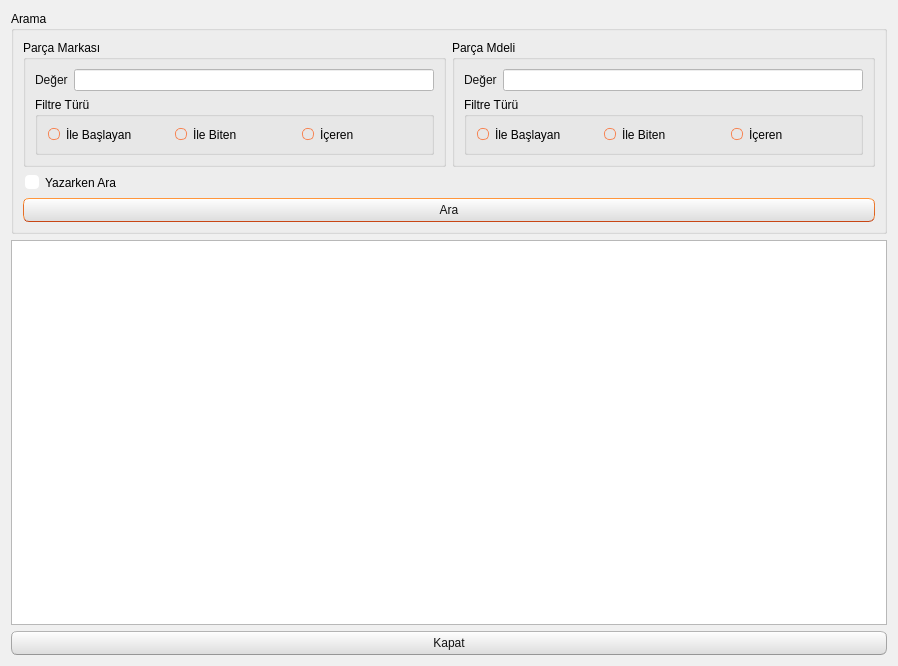
<?xml version="1.0" encoding="UTF-8"?>
<ui version="4.0">
 <class>TKNTumParcaListesi</class>
 <widget class="QDialog" name="TKNTumParcaListesi">
  <property name="geometry">
   <rect>
    <x>0</x>
    <y>0</y>
    <width>898</width>
    <height>666</height>
   </rect>
  </property>
  <property name="windowTitle">
   <string>Dialog</string>
  </property>
  <property name="styleSheet">
   <string notr="true">/*
Ubuntu Style Sheet for QT Applications
Author: Jaime A. Quiroga P.
Company: GTRONICK
Last updated: 09/10/2019 (dd/mm/yyyy), 12:31.
Available at: https://github.com/GTRONICK/QSS/blob/master/Ubuntu.qss
*/
QMainWindow {
	background-color:#f0f0f0;
}
QCheckBox {
	padding:2px;
}
QCheckBox:hover {
	border:1px solid rgb(255,150,60);
	border-radius:4px;
	padding: 1px;
	background-color:qlineargradient(spread:pad, x1:0.5, y1:1, x2:0.5, y2:0, stop:0 rgba(190, 90, 50, 50), stop:1 rgba(250, 130, 40, 50));
}
QCheckBox::indicator:checked {
	border:1px solid rgb(246, 134, 86);
	border-radius:4px;
  	background-color:rgb(246, 134, 86)
}
QCheckBox::indicator:unchecked {
	border-width:1px solid rgb(246, 134, 86);
	border-radius:4px;
  	background-color:rgb(255,255,255);
}
QColorDialog {
	background-color:#f0f0f0;
}
QComboBox {
	color:rgb(81,72,65);
	background: #ffffff;
}
QComboBox:editable {
	selection-color:rgb(81,72,65);
	selection-background-color: #ffffff;
}
QComboBox QAbstractItemView {
	selection-color: #ffffff;
	selection-background-color: rgb(246, 134, 86);
}
QComboBox:!editable:on, QComboBox::drop-down:editable:on {
	color:  #1e1d23;	
}
QDateTimeEdit, QDateEdit, QDoubleSpinBox, QFontComboBox {
	color:rgb(81,72,65);
	background-color: #ffffff;
}

QDialog {
	background-color:#f0f0f0;
}

QLabel,QLineEdit {
	color:rgb(17,17,17);
}
QLineEdit {
	background-color:rgb(255,255,255);
	selection-background-color:rgb(236,116,64);
}
QMenuBar {
	color:rgb(223,219,210);
	background-color:rgb(65,64,59);
}
QMenuBar::item {
	padding-top:4px;
	padding-left:4px;
	padding-right:4px;
	color:rgb(223,219,210);
	background-color:rgb(65,64,59);
}
QMenuBar::item:selected {
	color:rgb(255,255,255);
	padding-top:2px;
	padding-left:2px;
	padding-right:2px;
	border-top-width:2px;
	border-left-width:2px;
	border-right-width:2px;
	border-top-right-radius:4px;
	border-top-left-radius:4px;
	border-style:solid;
	background-color:rgb(65,64,59);
	border-top-color: rgb(47,47,44);
	border-right-color: qlineargradient(spread:pad, x1:0, y1:1, x2:1, y2:0, stop:0 rgba(90, 87, 78, 255), stop:1 rgba(47,47,44, 255));
	border-left-color:  qlineargradient(spread:pad, x1:1, y1:0, x2:0, y2:0, stop:0 rgba(90, 87, 78, 255), stop:1 rgba(47,47,44, 255));
}
QMenu {
	color:rgb(223,219,210);
	background-color:rgb(65,64,59);
}
QMenu::item {
	color:rgb(223,219,210);
	padding:4px 10px 4px 20px;
}
QMenu::item:selected {
	color:rgb(255,255,255);
	background-color: qlineargradient(spread:pad, x1:0.5, y1:1, x2:0.5, y2:0, stop:0 rgba(225, 108, 54, 255), stop:1 rgba(246, 134, 86, 255));
	border-style:solid;
	border-width:3px;
	padding:4px 7px 4px 17px;
	border-bottom-color:qlineargradient(spread:pad, x1:0.5, y1:1, x2:0.5, y2:0, stop:0 rgba(175,85,48,255), stop:1 rgba(236,114,67, 255));
	border-top-color:qlineargradient(spread:pad, x1:0.5, y1:1, x2:0.5, y2:0, stop:0 rgba(253,156,113,255), stop:1 rgba(205,90,46, 255));
	border-right-color:qlineargradient(spread:pad, x1:0, y1:0.5, x2:1, y2:0.5, stop:0 rgba(253,156,113,255), stop:1 rgba(205,90,46, 255));
	border-left-color:qlineargradient(spread:pad, x1:1, y1:0.5, x2:0, y2:0.5, stop:0 rgba(253,156,113,255), stop:1 rgba(205,90,46, 255));
}
QPlainTextEdit {
	border-width: 1px solid transparent;
	color:rgb(17,17,17);
	selection-background-color:rgb(236,116,64);
}
QProgressBar {
	text-align: center;
	color: rgb(0, 0, 0);
	border: 1px inset rgb(150,150,150); 
	border-radius: 10px;
	background-color:rgb(221,221,219);
}
QProgressBar::chunk:horizontal {
	background-color: qlineargradient(spread:pad, x1:0.5, y1:1, x2:0.5, y2:0, stop:0 rgba(225, 108, 54, 255), stop:1 rgba(246, 134, 86, 255));
	border:1px solid;
	border-radius:8px;
	border-bottom-color:qlineargradient(spread:pad, x1:0.5, y1:1, x2:0.5, y2:0, stop:0 rgba(175,85,48,255), stop:1 rgba(236,114,67, 255));
	border-top-color:qlineargradient(spread:pad, x1:0.5, y1:1, x2:0.5, y2:0, stop:0 rgba(253,156,113,255), stop:1 rgba(205,90,46, 255));
	border-right-color:qlineargradient(spread:pad, x1:0, y1:0.5, x2:1, y2:0.5, stop:0 rgba(253,156,113,255), stop:1 rgba(205,90,46, 255));
	border-left-color:qlineargradient(spread:pad, x1:1, y1:0.5, x2:0, y2:0.5, stop:0 rgba(253,156,113,255), stop:1 rgba(205,90,46, 255));
}
QPushButton{
	color:rgb(17,17,17);
	border-width: 1px;
	border-radius: 6px;
	border-bottom-color: rgb(150,150,150);
	border-right-color: rgb(165,165,165);
	border-left-color: rgb(165,165,165);
	border-top-color: rgb(180,180,180);
	border-style: solid;
	padding: 4px;
	background-color: qlineargradient(spread:pad, x1:0.5, y1:1, x2:0.5, y2:0, stop:0 rgba(220, 220, 220, 255), stop:1 rgba(255, 255, 255, 255));
}
QPushButton:hover{
	color:rgb(17,17,17);
	border-width: 1px;
	border-radius:6px;
	border-top-color: rgb(255,150,60);
	border-right-color: qlineargradient(spread:pad, x1:0, y1:1, x2:1, y2:0, stop:0 rgba(200, 70, 20, 255), stop:1 rgba(255,150,60, 255));
	border-left-color:  qlineargradient(spread:pad, x1:1, y1:0, x2:0, y2:0, stop:0 rgba(200, 70, 20, 255), stop:1 rgba(255,150,60, 255));
	border-bottom-color: rgb(200,70,20);
	border-style: solid;
	padding: 2px;
	background-color: qlineargradient(spread:pad, x1:0.5, y1:1, x2:0.5, y2:0, stop:0 rgba(220, 220, 220, 255), stop:1 rgba(255, 255, 255, 255));
}
QPushButton:default{
	color:rgb(17,17,17);
	border-width: 1px;
	border-radius:6px;
	border-top-color: rgb(255,150,60);
	border-right-color: qlineargradient(spread:pad, x1:0, y1:1, x2:1, y2:0, stop:0 rgba(200, 70, 20, 255), stop:1 rgba(255,150,60, 255));
	border-left-color:  qlineargradient(spread:pad, x1:1, y1:0, x2:0, y2:0, stop:0 rgba(200, 70, 20, 255), stop:1 rgba(255,150,60, 255));
	border-bottom-color: rgb(200,70,20);
	border-style: solid;
	padding: 2px;
	background-color: qlineargradient(spread:pad, x1:0.5, y1:1, x2:0.5, y2:0, stop:0 rgba(220, 220, 220, 255), stop:1 rgba(255, 255, 255, 255));
}
QPushButton:pressed{
	color:rgb(17,17,17);
	border-width: 1px;
	border-radius: 6px;
	border-width: 1px;
	border-top-color: rgba(255,150,60,200);
	border-right-color: qlineargradient(spread:pad, x1:0, y1:1, x2:1, y2:0, stop:0 rgba(200, 70, 20, 255), stop:1 rgba(255,150,60, 200));
	border-left-color:  qlineargradient(spread:pad, x1:1, y1:0, x2:0, y2:0, stop:0 rgba(200, 70, 20, 255), stop:1 rgba(255,150,60, 200));
	border-bottom-color: rgba(200,70,20,200);
	border-style: solid;
	padding: 2px;
	background-color: qlineargradient(spread:pad, x1:0.5, y1:0, x2:0.5, y2:1, stop:0 rgba(220, 220, 220, 255), stop:1 rgba(255, 255, 255, 255));
}
QPushButton:disabled{
	color:rgb(174,167,159);
	border-width: 1px;
	border-radius: 6px;
	background-color: qlineargradient(spread:pad, x1:0.5, y1:1, x2:0.5, y2:0, stop:0 rgba(200, 200, 200, 255), stop:1 rgba(230, 230, 230, 255));
}
QRadioButton {
	padding: 1px;
}
QRadioButton::indicator:checked {
	height: 10px;
	width: 10px;
	border-style:solid;
	border-radius:5px;
	border-width: 1px;
	border-color: rgba(246, 134, 86, 255);
	color: #a9b7c6;
	background-color:rgba(246, 134, 86, 255);
}
QRadioButton::indicator:!checked {
	height: 10px;
	width: 10px;
	border-style:solid;
	border-radius:5px;
	border-width: 1px;
	border-color: rgb(246, 134, 86);
	color: #a9b7c6;
	background-color: transparent;
}
QScrollArea {
	color: white;
	background-color:#f0f0f0;
}
QSlider::groove {
	border-style: solid;
	border-width: 1px;
	border-color: rgb(207,207,207);
}
QSlider::groove:horizontal {
	height: 5px;
	background: rgb(246, 134, 86);
}
QSlider::groove:vertical {
	width: 5px;
	background: rgb(246, 134, 86);
}
QSlider::handle:horizontal {
	background: rgb(253,253,253);
	border-style: solid;
	border-width: 1px;
	border-color: rgb(207,207,207);
	width: 12px;
	margin: -5px 0;
	border-radius: 7px;
}
QSlider::handle:vertical {
	background: rgb(253,253,253);
	border-style: solid;
	border-width: 1px;
	border-color: rgb(207,207,207);
	height: 12px;
	margin: 0 -5px;
	border-radius: 7px;
}
QSlider::add-page:horizontal, QSlider::add-page:vertical {
 	background: white;
}
QSlider::sub-page:horizontal, QSlider::sub-page:vertical {
	background: rgb(246, 134, 86);
}
QStatusBar, QSpinBox {
	color:rgb(81,72,65);
}
QSpinBox {
	background-color: #ffffff;
}
QScrollBar:horizontal {
	max-height: 20px;
	border: 1px transparent;
	margin: 0px 20px 0px 20px;
}
QScrollBar::handle:horizontal {
	background: rgb(253,253,253);
	border: 1px solid rgb(207,207,207);
	border-radius: 7px;
	min-width: 25px;
}
QScrollBar::handle:horizontal:hover {
	background: rgb(253,253,253);
	border: 1px solid rgb(255,150,60);
	border-radius: 7px;
	min-width: 25px;
}
QScrollBar::add-line:horizontal {
  	border: 1px solid rgb(207,207,207);
  	border-top-right-radius: 7px;
  	border-top-left-radius: 7px;
  	border-bottom-right-radius: 7px;
  	background: rgb(255, 255, 255);
  	width: 20px;
  	subcontrol-position: right;
  	subcontrol-origin: margin;
}
QScrollBar::add-line:horizontal:hover {
  	border: 1px solid rgb(255,150,60);
  	border-top-right-radius: 7px;
  	border-top-left-radius: 7px;
  	border-bottom-right-radius: 7px;
  	background: rgb(255, 255, 255);
  	width: 20px;
  	subcontrol-position: right;
  	subcontrol-origin: margin;
}
QScrollBar::add-line:horizontal:pressed {
  	border: 1px solid grey;
  	border-top-left-radius: 7px;
  	border-top-right-radius: 7px;
  	border-bottom-right-radius: 7px;
  	background: rgb(231,231,231);
  	width: 20px;
  	subcontrol-position: right;
  	subcontrol-origin: margin;
}
QScrollBar::sub-line:horizontal {
  	border: 1px solid rgb(207,207,207);
  	border-top-right-radius: 7px;
  	border-top-left-radius: 7px;
  	border-bottom-left-radius: 7px;
  	background: rgb(255, 255, 255);
  	width: 20px;
  	subcontrol-position: left;
  	subcontrol-origin: margin;
}
QScrollBar::sub-line:horizontal:hover {
  	border: 1px solid rgb(255,150,60);
  	border-top-right-radius: 7px;
  	border-top-left-radius: 7px;
  	border-bottom-left-radius: 7px;
  	background: rgb(255, 255, 255);
  	width: 20px;
  	subcontrol-position: left;
  	subcontrol-origin: margin;
}
QScrollBar::sub-line:horizontal:pressed {
  	border: 1px solid grey;
  	border-top-right-radius: 7px;
  	border-top-left-radius: 7px;
  	border-bottom-left-radius: 7px;
  	background: rgb(231,231,231);
  	width: 20px;
  	subcontrol-position: left;
  	subcontrol-origin: margin;
}
QScrollBar::left-arrow:horizontal {
  	border: 1px transparent grey;
  	border-top-left-radius: 3px;
  	border-bottom-left-radius: 3px;
  	width: 6px;
  	height: 6px;
  	background: rgb(230,230,230);
}
QScrollBar::right-arrow:horizontal {
	border: 1px transparent grey;
	border-top-right-radius: 3px;
	border-bottom-right-radius: 3px;
  	width: 6px;
  	height: 6px;
 	background: rgb(230,230,230);
}
QScrollBar::add-page:horizontal, QScrollBar::sub-page:horizontal {
 	background: none;
} 
QScrollBar:vertical {
	max-width: 20px;
	border: 1px transparent grey;
	margin: 20px 0px 20px 0px;
}
QScrollBar::add-line:vertical {
	border: 1px solid;
	border-color: rgb(207,207,207);
	border-bottom-right-radius: 7px;
	border-bottom-left-radius: 7px;
	border-top-left-radius: 7px;
	background: rgb(255, 255, 255);
  	height: 20px;
  	subcontrol-position: bottom;
  	subcontrol-origin: margin;
}
QScrollBar::add-line:vertical:hover {
  	border: 1px solid;
  	border-color: rgb(255,150,60);
  	border-bottom-right-radius: 7px;
  	border-bottom-left-radius: 7px;
  	border-top-left-radius: 7px;
  	background: rgb(255, 255, 255);
  	height: 20px;
  	subcontrol-position: bottom;
  	subcontrol-origin: margin;
}
QScrollBar::add-line:vertical:pressed {
  	border: 1px solid grey;
  	border-bottom-left-radius: 7px;
  	border-bottom-right-radius: 7px;
  	border-top-left-radius: 7px;
  	background: rgb(231,231,231);
  	height: 20px;
  	subcontrol-position: bottom;
  	subcontrol-origin: margin;
}
QScrollBar::sub-line:vertical {
  	border: 1px solid rgb(207,207,207);
  	border-top-right-radius: 7px;
  	border-top-left-radius: 7px;
  	border-bottom-left-radius: 7px;
  	background: rgb(255, 255, 255);
  	height: 20px;
  	subcontrol-position: top;
  	subcontrol-origin: margin;
}
QScrollBar::sub-line:vertical:hover {
  	border: 1px solid rgb(255,150,60);
  	border-top-right-radius: 7px;
  	border-top-left-radius: 7px;
  	border-bottom-left-radius: 7px;
	background: rgb(255, 255, 255);
  	height: 20px;
  	subcontrol-position: top;
  	subcontrol-origin: margin;
}
QScrollBar::sub-line:vertical:pressed {
  	border: 1px solid grey;
  	border-top-left-radius: 7px;
  	border-top-right-radius: 7px;
  	background: rgb(231,231,231);
 	height: 20px;
  	subcontrol-position: top;
  	subcontrol-origin: margin;
}
QScrollBar::handle:vertical {
	background: rgb(253,253,253);
	border: 1px solid rgb(207,207,207);
	border-radius: 7px;
	min-height: 25px;
}
QScrollBar::handle:vertical:hover {
	background: rgb(253,253,253);
	border: 1px solid rgb(255,150,60);
	border-radius: 7px;
	min-height: 25px;
}
QScrollBar::up-arrow:vertical {
	border: 1px transparent grey;
  	border-top-left-radius: 3px;
	border-top-right-radius: 3px;
  	width: 6px;
  	height: 6px;
  	background: rgb(230,230,230);
}
QScrollBar::down-arrow:vertical {
  	border: 1px transparent grey;
  	border-bottom-left-radius: 3px;
  	border-bottom-right-radius: 3px;
  	width: 6px;
  	height: 6px;
  	background: rgb(230,230,230);
}
QScrollBar::add-page:vertical, QScrollBar::sub-page:vertical {
  	background: none;
}
QTabWidget {
	color:rgb(0,0,0);
	background-color:rgb(247,246,246);
}
QTabWidget::pane {
	border-color: rgb(180,180,180);
	background-color:rgb(247,246,246);
	border-style: solid;
	border-width: 1px;
  	border-radius: 6px;
}
QTabBar::tab {
	padding-left:4px;
	padding-right:4px;
	padding-bottom:2px;
	padding-top:2px;
	color:rgb(81,72,65);
  	background-color: qlineargradient(spread:pad, x1:0.5, y1:1, x2:0.5, y2:0, stop:0 rgba(221,218,217,255), stop:1 rgba(240,239,238,255));
	border-style: solid;
	border-width: 1px;
  	border-top-right-radius:4px;
	border-top-left-radius:4px;
	border-top-color: rgb(180,180,180);
	border-left-color: rgb(180,180,180);
	border-right-color: rgb(180,180,180);
	border-bottom-color: transparent;
}
QTabBar::tab:selected, QTabBar::tab:last:selected, QTabBar::tab:hover {
  	background-color:rgb(247,246,246);
  	margin-left: 0px;
  	margin-right: 1px;
}
QTabBar::tab:!selected {
	margin-top: 1px;
	margin-right: 1px;
}
QTextEdit {
	border-width: 1px;
	border-style: solid;
	border-color:transparent;
	color:rgb(17,17,17);
	selection-background-color:rgb(236,116,64);
}
QTimeEdit, QToolBox, QToolBox::tab, QToolBox::tab:selected {
	color:rgb(81,72,65);
	background-color: #ffffff;
}</string>
  </property>
  <layout class="QVBoxLayout" name="verticalLayout_4">
   <item>
    <layout class="QVBoxLayout" name="verticalLayout_2">
     <item>
      <widget class="QGroupBox" name="groupBox">
       <property name="title">
        <string>Arama</string>
       </property>
       <layout class="QVBoxLayout" name="verticalLayout_5">
        <item>
         <layout class="QHBoxLayout" name="horizontalLayout_8">
          <item>
           <widget class="QGroupBox" name="groupBox_2">
            <property name="title">
             <string>Parça Markası</string>
            </property>
            <layout class="QVBoxLayout" name="verticalLayout">
             <item>
              <layout class="QHBoxLayout" name="horizontalLayout_3">
               <item>
                <widget class="QLabel" name="label">
                 <property name="text">
                  <string>Değer</string>
                 </property>
                </widget>
               </item>
               <item>
                <widget class="QLineEdit" name="leParcaAdDegeri"/>
               </item>
              </layout>
             </item>
             <item>
              <widget class="QGroupBox" name="groupBox_3">
               <property name="title">
                <string>Filtre Türü</string>
               </property>
               <layout class="QHBoxLayout" name="horizontalLayout_2">
                <item>
                 <layout class="QHBoxLayout" name="horizontalLayout">
                  <item>
                   <widget class="QRadioButton" name="rbParcaAdiIleBaslayan">
                    <property name="text">
                     <string>İle Başlayan</string>
                    </property>
                   </widget>
                  </item>
                  <item>
                   <widget class="QRadioButton" name="rbParcaAdiIleBiten">
                    <property name="text">
                     <string>İle Biten</string>
                    </property>
                   </widget>
                  </item>
                  <item>
                   <widget class="QRadioButton" name="rbParcaAdiIceren">
                    <property name="text">
                     <string>İçeren</string>
                    </property>
                   </widget>
                  </item>
                 </layout>
                </item>
               </layout>
              </widget>
             </item>
            </layout>
           </widget>
          </item>
          <item>
           <widget class="QGroupBox" name="groupBox_4">
            <property name="title">
             <string>Parça Mdeli</string>
            </property>
            <layout class="QVBoxLayout" name="verticalLayout_3">
             <item>
              <layout class="QHBoxLayout" name="horizontalLayout_4">
               <item>
                <widget class="QLabel" name="label_2">
                 <property name="text">
                  <string>Değer</string>
                 </property>
                </widget>
               </item>
               <item>
                <widget class="QLineEdit" name="leParcaModelDegeri"/>
               </item>
              </layout>
             </item>
             <item>
              <widget class="QGroupBox" name="groupBox_5">
               <property name="title">
                <string>Filtre Türü</string>
               </property>
               <layout class="QHBoxLayout" name="horizontalLayout_5">
                <item>
                 <layout class="QHBoxLayout" name="horizontalLayout_7">
                  <item>
                   <widget class="QRadioButton" name="rbParcaModelIleBaslayan">
                    <property name="text">
                     <string>İle Başlayan</string>
                    </property>
                   </widget>
                  </item>
                  <item>
                   <widget class="QRadioButton" name="rbParcaModelIleBiten">
                    <property name="text">
                     <string>İle Biten</string>
                    </property>
                   </widget>
                  </item>
                  <item>
                   <widget class="QRadioButton" name="rbParcaModelIceren">
                    <property name="text">
                     <string>İçeren</string>
                    </property>
                   </widget>
                  </item>
                 </layout>
                </item>
               </layout>
              </widget>
             </item>
            </layout>
           </widget>
          </item>
         </layout>
        </item>
        <item>
         <widget class="QCheckBox" name="cbYazarkenAra">
          <property name="text">
           <string>Yazarken Ara</string>
          </property>
         </widget>
        </item>
        <item>
         <widget class="QPushButton" name="pushButton_2">
          <property name="text">
           <string>Ara</string>
          </property>
          <property name="icon">
           <iconset resource="../../kaynaklar.qrc">
            <normaloff>:/resimler/Search-1.png</normaloff>:/resimler/Search-1.png</iconset>
          </property>
          <property name="autoRepeatDelay">
           <number>300</number>
          </property>
         </widget>
        </item>
       </layout>
      </widget>
     </item>
     <item>
      <widget class="QTableWidget" name="tableWidget"/>
     </item>
     <item>
      <widget class="QPushButton" name="pushButton">
       <property name="text">
        <string>Kapat</string>
       </property>
       <property name="icon">
        <iconset resource="../../kaynaklar.qrc">
         <normaloff>:/resimler/dialog-close.png</normaloff>:/resimler/dialog-close.png</iconset>
       </property>
      </widget>
     </item>
    </layout>
   </item>
  </layout>
 </widget>
 <resources>
  <include location="../../kaynaklar.qrc"/>
 </resources>
 <connections>
  <connection>
   <sender>pushButton</sender>
   <signal>clicked()</signal>
   <receiver>TKNTumParcaListesi</receiver>
   <slot>accept()</slot>
   <hints>
    <hint type="sourcelabel">
     <x>47</x>
     <y>626</y>
    </hint>
    <hint type="destinationlabel">
     <x>227</x>
     <y>389</y>
    </hint>
   </hints>
  </connection>
  <connection>
   <sender>leParcaAdDegeri</sender>
   <signal>textChanged(QString)</signal>
   <receiver>TKNTumParcaListesi</receiver>
   <slot>Ara()</slot>
   <hints>
    <hint type="sourcelabel">
     <x>255</x>
     <y>83</y>
    </hint>
    <hint type="destinationlabel">
     <x>646</x>
     <y>194</y>
    </hint>
   </hints>
  </connection>
  <connection>
   <sender>leParcaModelDegeri</sender>
   <signal>textChanged(QString)</signal>
   <receiver>TKNTumParcaListesi</receiver>
   <slot>Ara()</slot>
   <hints>
    <hint type="sourcelabel">
     <x>617</x>
     <y>79</y>
    </hint>
    <hint type="destinationlabel">
     <x>646</x>
     <y>161</y>
    </hint>
   </hints>
  </connection>
  <connection>
   <sender>rbParcaModelIceren</sender>
   <signal>clicked()</signal>
   <receiver>TKNTumParcaListesi</receiver>
   <slot>Ara()</slot>
   <hints>
    <hint type="sourcelabel">
     <x>822</x>
     <y>135</y>
    </hint>
    <hint type="destinationlabel">
     <x>646</x>
     <y>119</y>
    </hint>
   </hints>
  </connection>
  <connection>
   <sender>rbParcaModelIleBiten</sender>
   <signal>clicked()</signal>
   <receiver>TKNTumParcaListesi</receiver>
   <slot>Ara()</slot>
   <hints>
    <hint type="sourcelabel">
     <x>700</x>
     <y>136</y>
    </hint>
    <hint type="destinationlabel">
     <x>514</x>
     <y>187</y>
    </hint>
   </hints>
  </connection>
  <connection>
   <sender>rbParcaModelIleBaslayan</sender>
   <signal>clicked()</signal>
   <receiver>TKNTumParcaListesi</receiver>
   <slot>Ara()</slot>
   <hints>
    <hint type="sourcelabel">
     <x>579</x>
     <y>141</y>
    </hint>
    <hint type="destinationlabel">
     <x>407</x>
     <y>189</y>
    </hint>
   </hints>
  </connection>
  <connection>
   <sender>rbParcaAdiIceren</sender>
   <signal>clicked()</signal>
   <receiver>TKNTumParcaListesi</receiver>
   <slot>Ara()</slot>
   <hints>
    <hint type="sourcelabel">
     <x>371</x>
     <y>139</y>
    </hint>
    <hint type="destinationlabel">
     <x>306</x>
     <y>190</y>
    </hint>
   </hints>
  </connection>
  <connection>
   <sender>rbParcaAdiIleBiten</sender>
   <signal>clicked()</signal>
   <receiver>TKNTumParcaListesi</receiver>
   <slot>Ara()</slot>
   <hints>
    <hint type="sourcelabel">
     <x>213</x>
     <y>136</y>
    </hint>
    <hint type="destinationlabel">
     <x>211</x>
     <y>188</y>
    </hint>
   </hints>
  </connection>
  <connection>
   <sender>rbParcaAdiIleBaslayan</sender>
   <signal>clicked()</signal>
   <receiver>TKNTumParcaListesi</receiver>
   <slot>Ara()</slot>
   <hints>
    <hint type="sourcelabel">
     <x>103</x>
     <y>142</y>
    </hint>
    <hint type="destinationlabel">
     <x>119</x>
     <y>191</y>
    </hint>
   </hints>
  </connection>
  <connection>
   <sender>cbYazarkenAra</sender>
   <signal>clicked(bool)</signal>
   <receiver>pushButton_2</receiver>
   <slot>setDisabled(bool)</slot>
   <hints>
    <hint type="sourcelabel">
     <x>65</x>
     <y>193</y>
    </hint>
    <hint type="destinationlabel">
     <x>66</x>
     <y>211</y>
    </hint>
   </hints>
  </connection>
  <connection>
   <sender>pushButton_2</sender>
   <signal>clicked()</signal>
   <receiver>TKNTumParcaListesi</receiver>
   <slot>Ara()</slot>
   <hints>
    <hint type="sourcelabel">
     <x>663</x>
     <y>229</y>
    </hint>
    <hint type="destinationlabel">
     <x>888</x>
     <y>255</y>
    </hint>
   </hints>
  </connection>
 </connections>
 <slots>
  <slot>Ara()</slot>
 </slots>
</ui>
